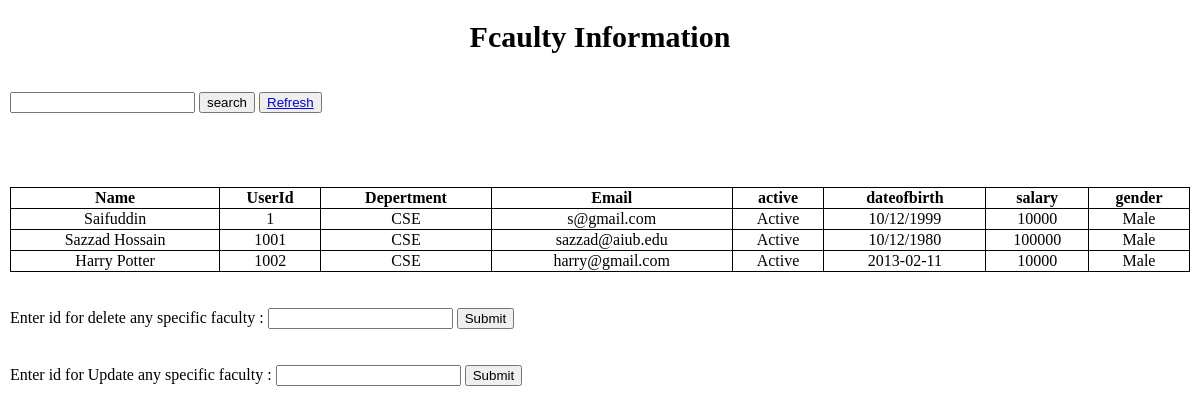
Page /FinalTermProject/view/facultyinfo.php on the committed database.
### tables this page shows
CREATE TABLE `faculty` (
  `userid` varchar(30) NOT NULL,
  `username` varchar(30) NOT NULL,
  `email` varchar(30) NOT NULL,
  `gender` varchar(30) NOT NULL,
  `userpassword` varchar(30) NOT NULL,
  `dateofbirth` varchar(30) NOT NULL,
  `depertment` varchar(30) NOT NULL,
  `salary` int(6) NOT NULL,
  `activestatus` varchar(30) NOT NULL
);

### FinalTermProject/dbControler/db.php (called while the page is built, shortened)
<?php
class db{
 function SelectQuery($conn,$sql)
 {
  $result = $conn->query($sql);
  return $result;
 }
}
?>

### FinalTermProject/view/facultyinfo.php (the view, shortened to what this page needs)
<!DOCTYPE html>
<html lang="en">
<head>
  <link rel="stylesheet" href="../css/style.css">
</head>
<body>
<h1 >Fcaulty Information</h1>
<br>
<input type="text" id="userid">
<button onclick="searchUser('faculty')">search</button>
<button><a href="facultyinfo.php">Refresh</a></button>
<table id="table" >
<tr>
<th >Name</th>
<th >UserId</th>
<th >Depertment</th>
<th >Email</th>
<th >active</th>
<th >dateofbirth</th>
<th >salary</th>
<th >gender</th>
</tr>
<?php
  include "../dbControler/db.php";
  $connect=new db();
  $conobj=$connect->OpenCon();
  $sql="SELECT * FROM faculty";
  $result=$connect->SelectQuery($conobj,$sql);
  if ($result->num_rows> 0) {
    while($row = $result->fetch_assoc()) {
      echo "<tr>";
      echo "<td >$row[username]</td>";
      echo "<td >$row[userid]</td>";
      echo "<td >$row[depertment]</td>";
      echo "<td >$row[email]</td>";
      echo "<td>$row[activestatus]</td>";
      echo "<td >$row[dateofbirth]</td>";
      echo "<td >$row[salary]</td>";
      echo "<td >$row[gender]</td>";
      echo "<br>";
  echo "</tr>";
    }
  } else {
    echo "0 results";
  }
?>
</table>
<br>
<br>
<form method="post" action="<?php echo htmlspecialchars($_SERVER["PHP_SELF"]);?>">
  <label for="">Enter id for delete any specific faculty :</label>
  <input type="text" name="uid">
  <input type="submit" id="delete" name="delete">
</form>
<br>
<br>
<form method="post" action="<?php echo htmlspecialchars($_SERVER["PHP_SELF"]);?>">
  <label for="">Enter id for Update any specific faculty :</label>
  <input type="text" name="idforupdate" id="idforupdate">
  <input type="submit" id="update" name="update">
</form>
<br>
<br>
</body>
</html>

### FinalTermProject/css/style.css (style rules this page uses)
* { box-sizing: border-box; }
body { margin: 10px; }
h1 { text-align: center; font-size: 30px; }
table { text-align:center; border:1px; width:100%; border-collapse:collapse; }
th,td { text-align:center; border: 1px solid black; }

### rows in the picture
faculty: username "Saifuddin", userid "1", depertment "CSE", email "s@gmail.com", activestatus "Active", dateofbirth "10/12/1999", salary "10000", gender "Male"
faculty: username "Sazzad Hossain", userid "1001", depertment "CSE", email "sazzad@aiub.edu", activestatus "Active", dateofbirth "10/12/1980", salary "100000", gender "Male"
faculty: username "Harry Potter", userid "1002", depertment "CSE", email "harry@gmail.com", activestatus "Active", dateofbirth "2013-02-11", salary "10000", gender "Male"
